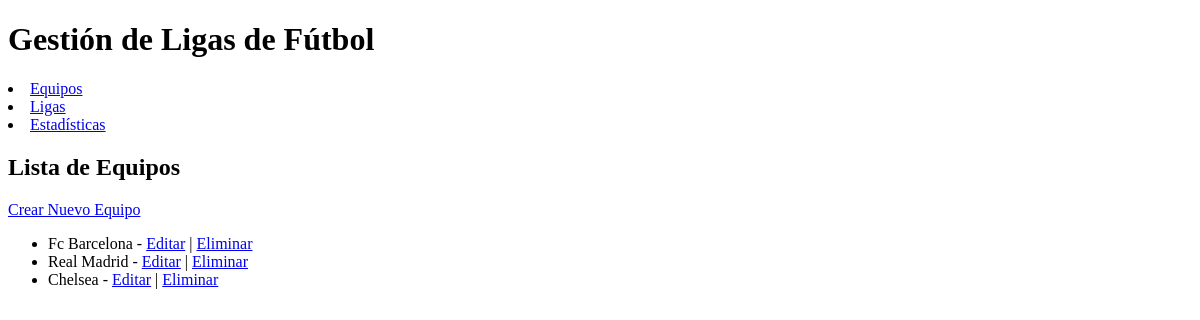
Before: /equipos/ with the older database file.
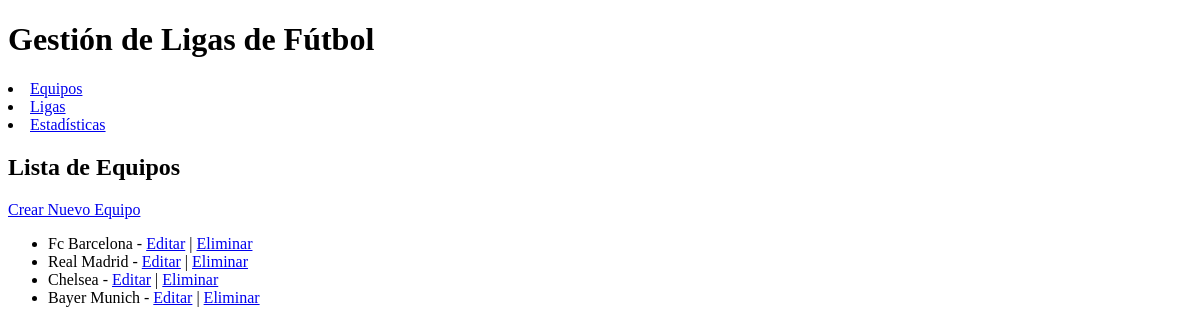
After: the same page with the newer database file.
### equipos/models.py (models this page shows, shortened)
class Equipo(models.Model):
    nombre = models.CharField(max_length=100, unique=True)
    liga = models.ForeignKey("ligas.Liga", on_delete=models.CASCADE, related_name="equipos_rel", default=1)
    ciudad = models.CharField(max_length=100, blank=True, null=True)
    entrenador = models.CharField(max_length=100, blank=True, null=True)
    fundado_en = models.IntegerField(blank=True, null=True)

### equipos/views.py (the view)
# urls.py: path("", EquipoListView.as_view(), name="lista"),
class EquipoListView(ListView):
    model = Equipo
    template_name = "equipos/lista.html"
    context_object_name = "equipos"

### equipos/templates/equipos/lista.html
{% extends 'base.html' %}
{% block content %}
<h2>Lista de Equipos</h2>
<a href="{% url 'equipos:nuevo' %}">Crear Nuevo Equipo</a>
<ul>
    {% for equipo in equipos %}
        <li>{{ equipo.nombre }} - <a href="{% url 'equipos:editar' equipo.id %}">Editar</a> | <a href="{% url 'equipos:eliminar' equipo.id %}">Eliminar</a></li>
    {% endfor %}
</ul>
{% endblock %}

Changed rows visible on the page:
added Equipo: nombre "Bayer Munich"
